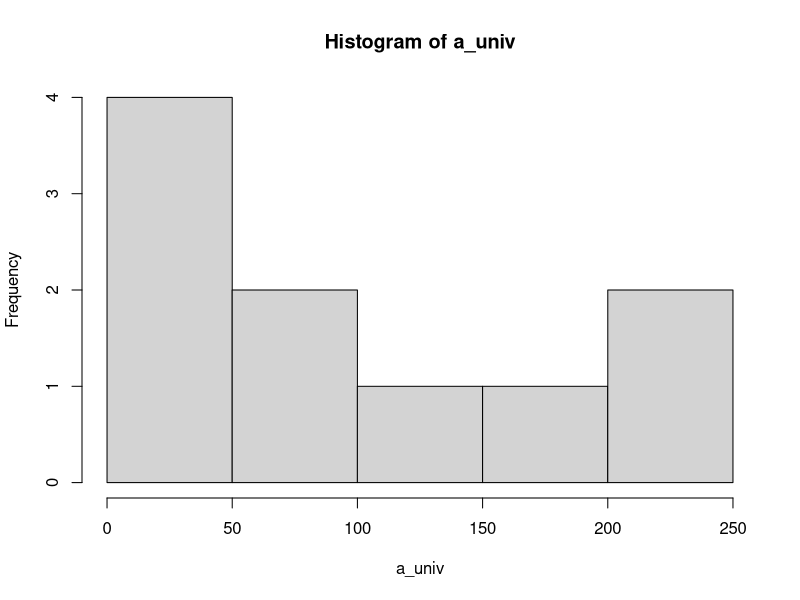
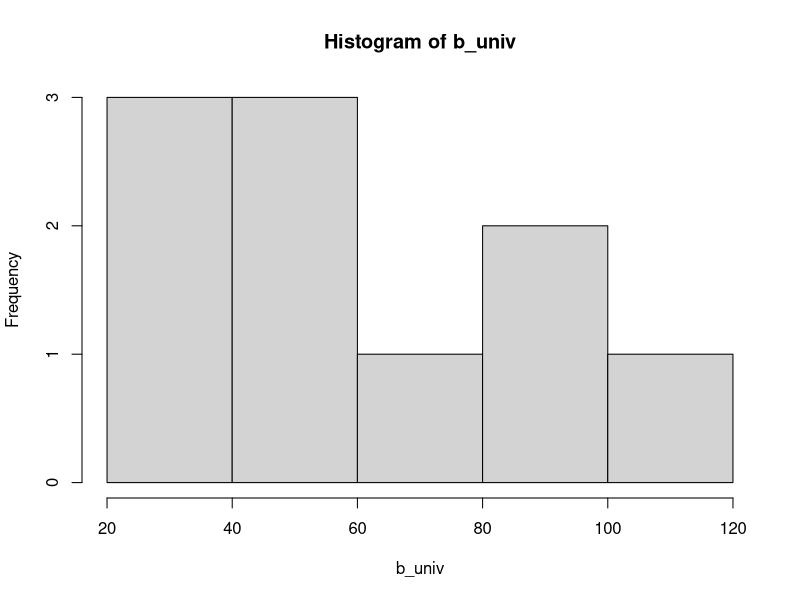
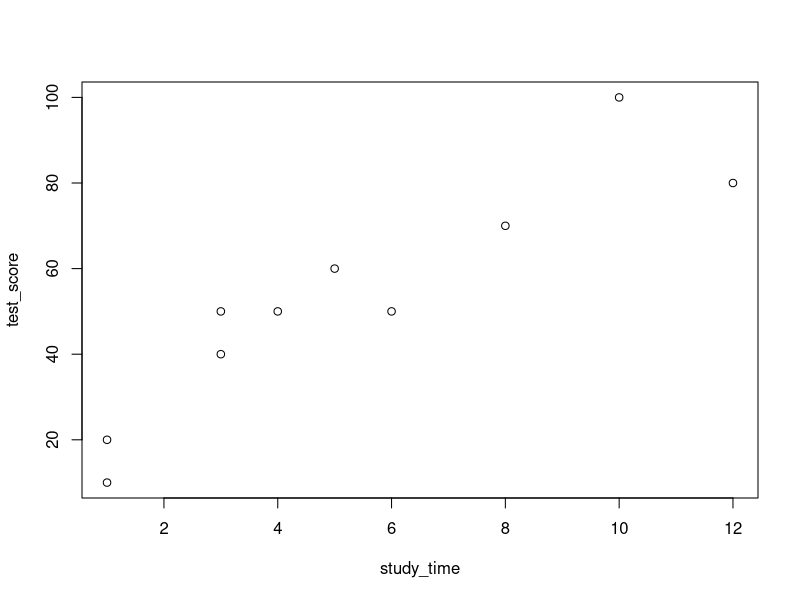
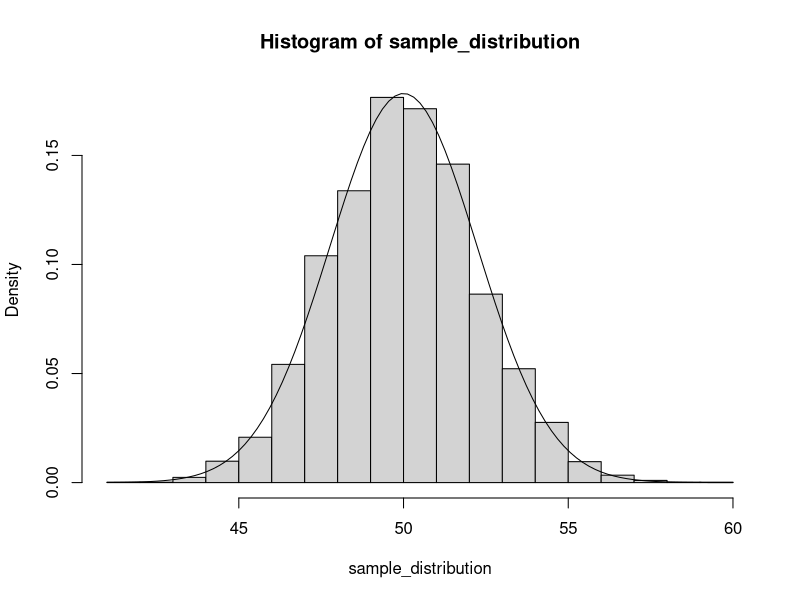
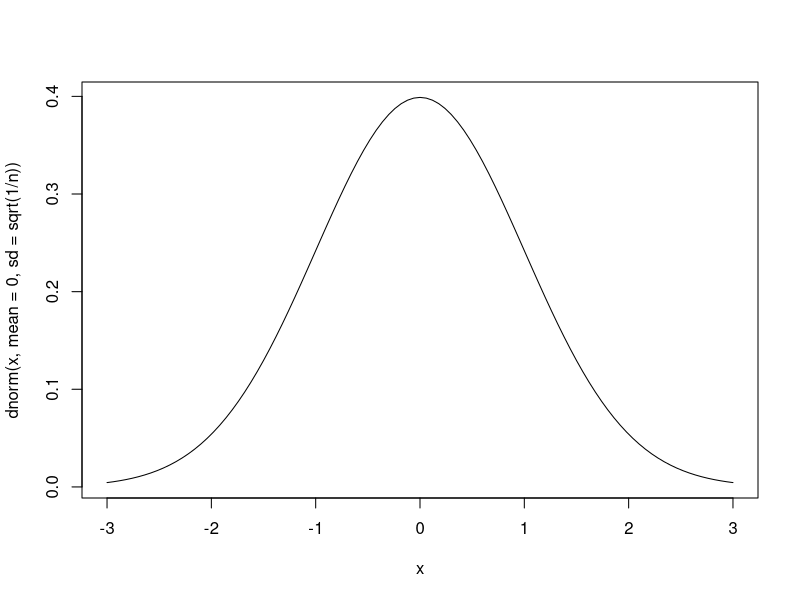

Recreate these plots in R, in order.

# Chapter02 ---------------------------------------------------------------

# (1)
a_univ <- c(60, 100, 50, 40, 50, 230, 120, 240, 200, 30)
b_univ <- c(50, 60, 40, 50, 100, 80, 30, 20, 100, 120)

hist(a_univ)
hist(b_univ)

# (2)
mean_a <- mean(a_univ)
sd_a <- sqrt(mean((a_univ - mean_a)^2))

mean_b <- mean(b_univ)
sd_b <- sqrt(mean((b_univ - mean_b)^2))


# (3)
std_a <- (a_univ - mean_a)/sd_a
std_b <- (b_univ - mean_b)/sd_b
print(std_b)
 

# Chapter03 ---------------------------------------------------------------

# (1)
study_time <- c(1, 3, 10, 12, 6, 3, 8, 4, 1, 5)
test_score <- c(20, 40, 100, 80, 50, 50, 70, 50, 10, 60)
plot(study_time, test_score)

# (2)
cor(study_time, test_score)

# (3)
j <- "和食"
w <- "洋食"
likes_food <- c(w, j, j, w, j, w, w, j, w, w, j, w, j, w, j, j, w, w, j, j)

s <- "甘党"
h <- "辛党"
s_or_h <- c(s, h, s, s, h, h, h, h, s, s, s, s, h, h, s, h, h, s, h, h)

table(likes_food, s_or_h)

likes_food_one_hot <- ifelse(likes_food==j, 1, 0)
s_or_h_one_hot <- ifelse(s_or_h==s, 1, 0)

cor(likes_food_one_hot, s_or_h_one_hot)


# chapter04 ---------------------------------------------------------------

# (1)
sample_distribution <- numeric(length=5000) 
for(i in 1:5000){
  sample <- rnorm(n=20, mean=50, sd=10)
  sample_distribution[i] <- mean(sample)
}
hist(sample_distribution, freq=FALSE)
curve(dnorm(x, mean=50, sd=sqrt(100/20)), add=TRUE)

# (2)
n <- 1  
curve(dnorm(x, mean=0, sd=sqrt(1/n)), -3, 3)

  

# chapter05 ---------------------------------------------------------------

# (1)
man_height_list <- c(165, 150, 170, 168, 159, 170, 167, 178, 155, 159,
                     161, 162, 166, 171, 155, 160, 168, 172, 155, 167)

t.test(man_height_list, mu=170)

# (2)
study_time <- c(1, 3, 10, 12, 6, 3, 8, 4, 1, 5)
test_score <- c(20, 40, 100, 80, 50, 50, 70, 50, 10, 60)
cor.test(study_time, test_score)

# (3)
cor.test(study_time, test_score, method='spearman')
cor.test(study_time, test_score, method='kendall')

# (4)
j <- "和食"
w <- "洋食"
likes_food <- c(w, j, j, w, j, w, w, j, w, w, j, w, j, w, j, j, w, w, j, j)
s <- "甘党"
h <- "辛党"
s_or_h <- c(s, h, s, s, h, h, h, h, s, s, s, s, h, h, s, h, h, s, h, h)

chisq.test(table(likes_food, s_or_h), correct=FALSE)

# (5)
na_lang <- c(60, 40, 30, 70, 55)
society <- c(80, 25, 35, 70, 50)

cor.test(na_lang, society)

na_lang_more <- rep(na_lang, 2)
society_more <- rep(society, 2)

cor.test(na_lang_more, society_more)


# chapter06 ---------------------------------------------------------------

# (1)
like_sta_test <- c(6, 10, 6, 10, 11, 6, 11, 7)
dislike_sta_test <- c(5, 3, 5, 9, 3, 3, 9, 5, 8, 7, 7, 9)
var.test(like_sta_test, dislike_sta_test)
t.test(like_sta_test, dislike_sta_test, var.equal=TRUE)

# (2)
psychology_man <- c(13, 14, 7, 12, 10, 6, 8, 15, 4, 14)
psychology_woman <- c(9, 6, 10, 12, 5, 12, 8, 8, 12, 15)

var.test(psychology_man, psychology_woman)
t.test(psychology_man, psychology_woman, var.equal=TRUE)

# (3)
before_program <- c(61, 50, 41, 55, 51, 48, 46, 55, 65, 70)
after_program <- c(59, 48, 33, 54, 47, 52, 38, 50, 64, 63)

t.test(before_program, after_program, paired=TRUE)


# chapter07 ---------------------------------------------------------------

# (1)
low <- c(75, 61, 68, 58, 66, 55, 65, 63)
lit <- c(62, 60, 66, 63, 55, 53, 59, 63)
sci <- c(65, 60, 78, 52, 59, 66, 73, 64)
eng <- c(52, 59, 44, 67, 47, 53, 58, 49)

test <- c(low, lit, sci, eng)
department <- factor(c(rep('low', 8), rep('lit', 8), rep('sci', 8), rep('eng', 8)))

summary(aov(test~department))
TukeyHSD(aov(test~department))

# (2)
lec <- c(51, 66, 70, 75, 73, 62, 55)
pra <- c(47, 54, 55, 39, 60, 62, 56)
tra <- c(55, 37, 47, 60, 62, 53, 50)

test2 <- c(lec, pra, tra)
student <- factor(rep(c("森本", "田中", "稲葉", "瀬木", "高橋", "工藤", "金子"), 3))
lesson <- factor(c(rep("講義", 7), rep("問題", 7), rep("実習", 7)))

summary(aov(test2~lesson+student))

TukeyHSD(aov(test2~lesson+student))

